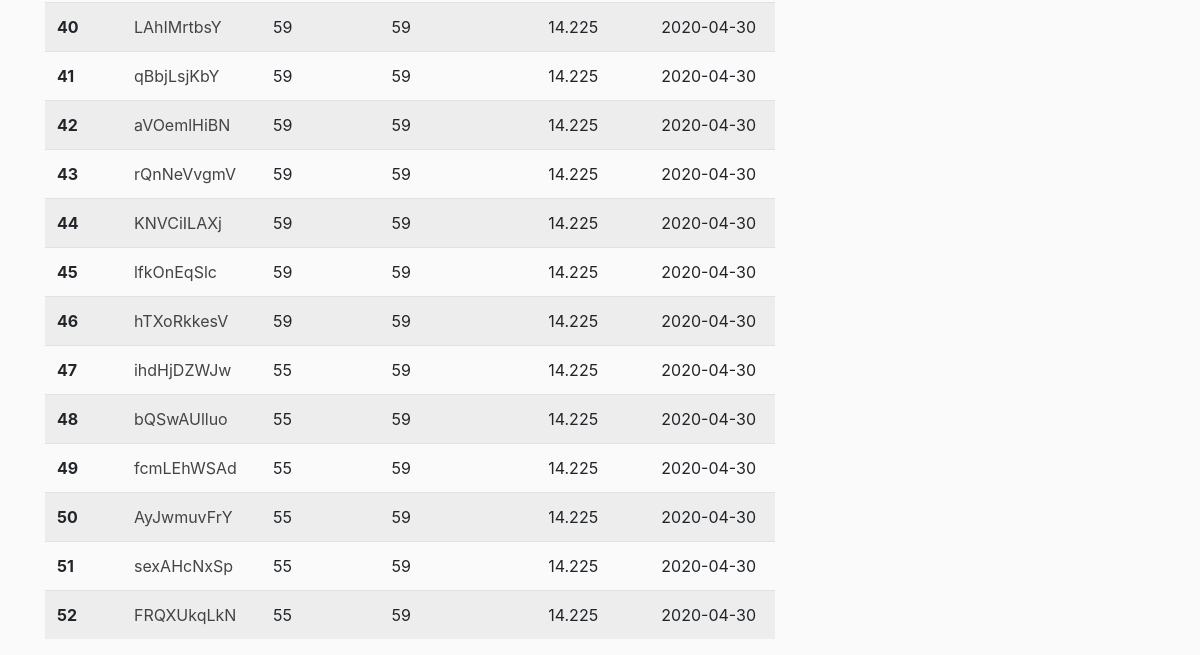
The page /qsolist (lower part) on the database as committed earlier.
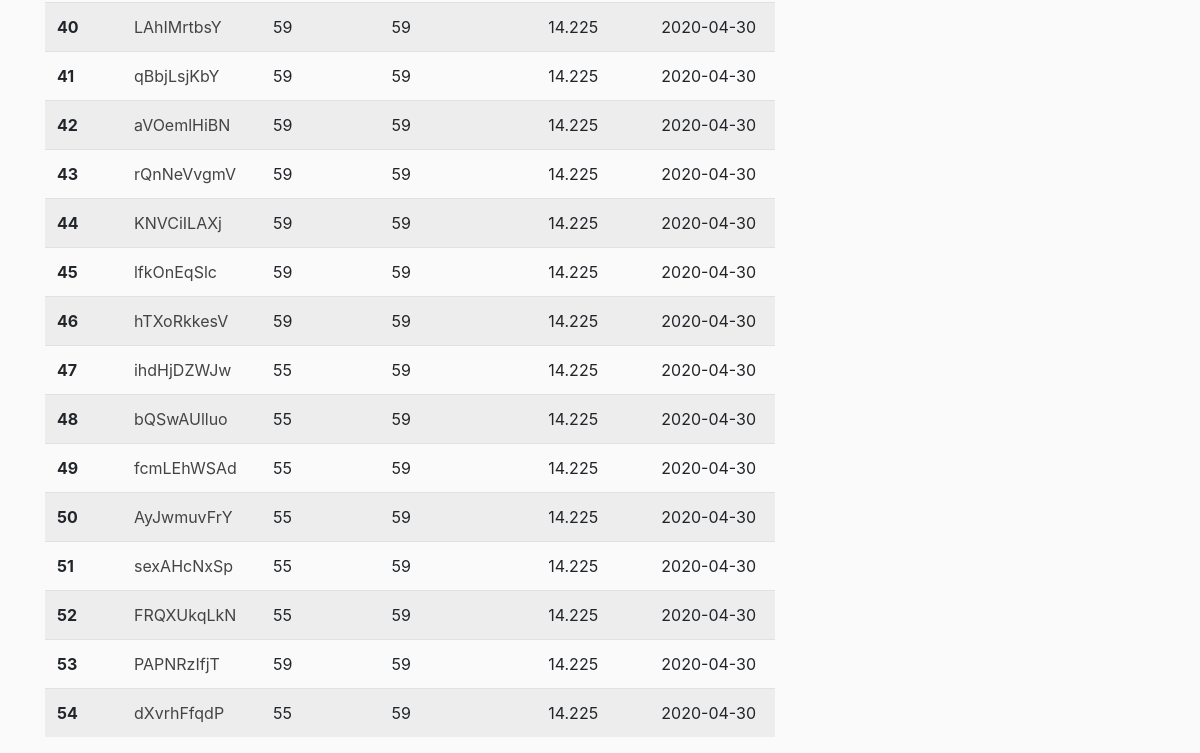
The same page on the database as committed later.
### app/models.py (models this page shows, shortened)
class Qso (db.Model):
    id = db.Column(db.Integer, primary_key=True)
    callsign = db.Column(db.String(20), nullable=False)
    signal_sent = db.Column(db.String(20), nullable=False)
    signal_received = db.Column(db.String(20), nullable=False)
    custom_sent = db.Column(db.String(20), nullable=False)
    custom_received = db.Column(db.String(20), nullable=False)
    frequency_used = db.Column(db.String(20), nullable=False)
    qso_date = db.Column(db.DateTime, nullable=False, default=datetime.utcnow)

### app/views.py (the view)
@app.route("/qsolist")
def qso_list():
    logs = Qso.query.all()
    return render_template("/public/qso_list.html", title='QSO List', logs=logs)

### app/templates/public/qso_list.html (shortened to what this page needs)
{% extends "/dashboard/template/dashboard_template.html" %}
{% block main %}
      <table class="table table-striped table-hover">
        <tbody>
        {% for log in logs %}
          <tr>
            <th scope="row">{{ log.id }}</th>
            <td><a class="article-title" href="{{url_for('contact', contact_id=log.id)}}">{{ log.callsign }}</a></td>
            <td>{{ log.signal_sent }}</td>
            <td>{{ log.signal_received }}</td>
            <td>{{ log.frequency_used }}</td>
            <td>{{ log.qso_date.strftime('%Y-%m-%d') }}</td>
          </tr>
        {% endfor %}
        </tbody>
      </table>
  {% endblock %}

### app/templates/dashboard/template/dashboard_template.html (shortened to what this page needs)
<!doctype html>
<html lang="en">
  <head>
    <link rel="stylesheet" href="https://stackpath.bootstrapcdn.com/bootstrap/4.4.1/css/bootstrap.min.css">
    <link rel="stylesheet" type="text/css" href="{{ url_for('static', filename='css/main.css') }}">
  </head>
  <body>
    <main role="main" class="container">
      <div class="row">
        <div class="col-md-8">
          {% block main %}{% endblock %}
        </div>
      </div>
    </main>
  </body>
</html>

### app/static/css/main.css (style rules this page uses)
body { background: #fafafa; color: #333333; margin-top: 5rem; }
.article-title { color: #444444; }

Rows that differ between the two databases and show on the page:
added Qso: id "53", callsign "PAPNRzIfjT", signal_sent "59", signal_received "59", frequency_used "14.225", qso_date "2020-04-30"
added Qso: id "54", callsign "dXvrhFfqdP", signal_sent "55", signal_received "59", frequency_used "14.225", qso_date "2020-04-30"
